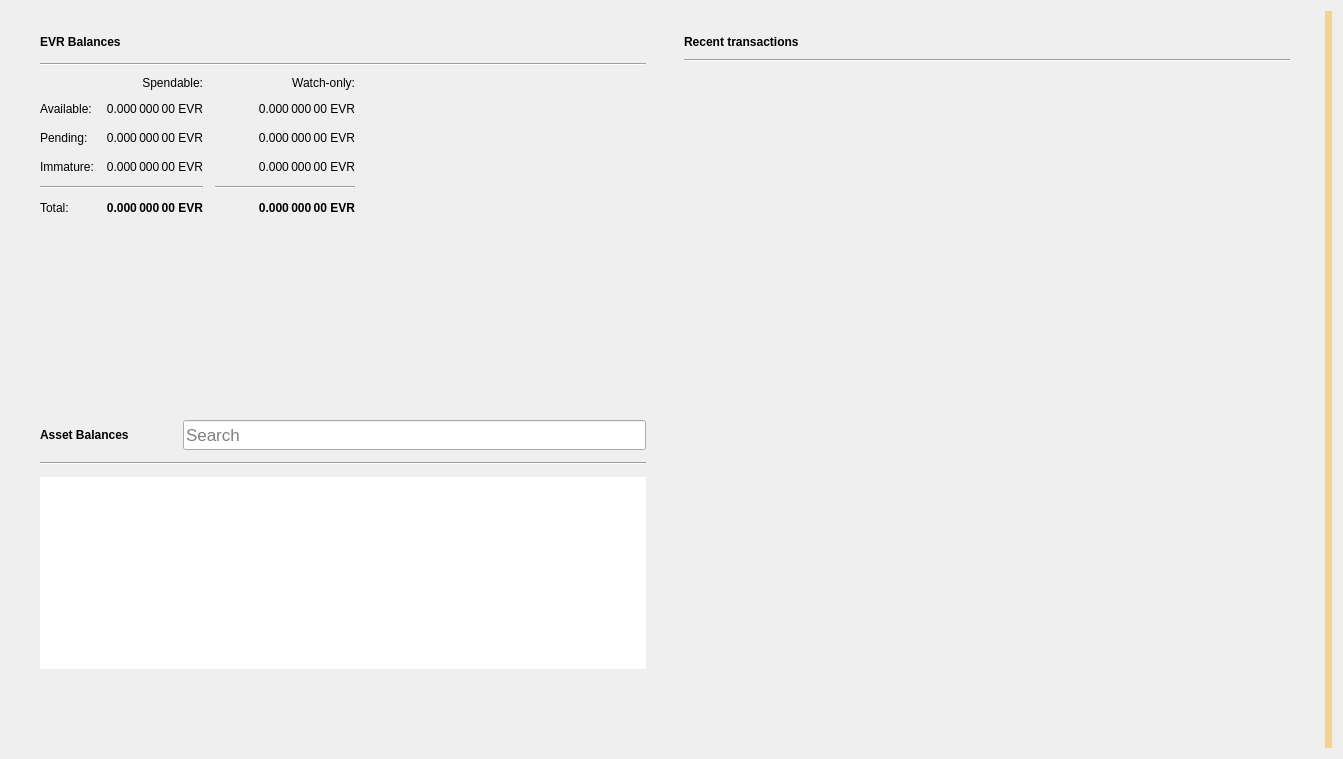
<?xml version="1.0" encoding="UTF-8"?>
<ui version="4.0">
 <class>OverviewPage</class>
 <widget class="QWidget" name="OverviewPage">
  <property name="geometry">
   <rect>
    <x>0</x>
    <y>0</y>
    <width>1343</width>
    <height>759</height>
   </rect>
  </property>
  <property name="minimumSize">
   <size>
    <width>760</width>
    <height>0</height>
   </size>
  </property>
  <property name="windowTitle">
   <string>Form</string>
  </property>
  <property name="autoFillBackground">
   <bool>false</bool>
  </property>
  <layout class="QGridLayout" name="gridLayout_3">
   <item row="0" column="1">
    <layout class="QVBoxLayout" name="verticalLayout_7">
     <property name="spacing">
      <number>0</number>
     </property>
     <property name="leftMargin">
      <number>0</number>
     </property>
     <property name="topMargin">
      <number>0</number>
     </property>
     <property name="rightMargin">
      <number>0</number>
     </property>
     <property name="bottomMargin">
      <number>0</number>
     </property>
     <item>
      <layout class="QHBoxLayout" name="horizontalLayout" stretch="0,0">
       <property name="spacing">
        <number>20</number>
       </property>
       <property name="sizeConstraint">
        <enum>QLayout::SetMinAndMaxSize</enum>
       </property>
       <property name="leftMargin">
        <number>20</number>
       </property>
       <property name="topMargin">
        <number>20</number>
       </property>
       <property name="rightMargin">
        <number>20</number>
       </property>
       <property name="bottomMargin">
        <number>20</number>
       </property>
       <item>
        <layout class="QVBoxLayout" name="verticalLayout_2">
         <property name="spacing">
          <number>0</number>
         </property>
         <property name="rightMargin">
          <number>0</number>
         </property>
         <item>
          <widget class="QFrame" name="frame">
           <property name="sizePolicy">
            <sizepolicy hsizetype="Preferred" vsizetype="Preferred">
             <horstretch>0</horstretch>
             <verstretch>0</verstretch>
            </sizepolicy>
           </property>
           <property name="minimumSize">
            <size>
             <width>350</width>
             <height>180</height>
            </size>
           </property>
           <property name="frameShape">
            <enum>QFrame::NoFrame</enum>
           </property>
           <property name="frameShadow">
            <enum>QFrame::Raised</enum>
           </property>
           <property name="lineWidth">
            <number>5</number>
           </property>
           <layout class="QVBoxLayout" name="verticalLayout_4">
            <property name="spacing">
             <number>10</number>
            </property>
            <property name="topMargin">
             <number>0</number>
            </property>
            <property name="bottomMargin">
             <number>0</number>
            </property>
            <item>
             <layout class="QHBoxLayout" name="horizontalLayout_4">
              <property name="spacing">
               <number>6</number>
              </property>
              <item>
               <widget class="QLabel" name="evrBalancesLabel">
                <property name="font">
                 <font>
                  <weight>75</weight>
                  <bold>true</bold>
                 </font>
                </property>
                <property name="text">
                 <string>EVR Balances</string>
                </property>
               </widget>
              </item>
              <item>
               <widget class="QPushButton" name="labelWalletStatus">
                <property name="enabled">
                 <bool>true</bool>
                </property>
                <property name="maximumSize">
                 <size>
                  <width>30</width>
                  <height>16777215</height>
                 </size>
                </property>
                <property name="toolTip">
                 <string>The displayed information may be out of date. Your wallet automatically synchronizes with the Evrmore network after a connection is established, but this process has not completed yet.</string>
                </property>
                <property name="text">
                 <string/>
                </property>
                <property name="icon">
                 <iconset>
                  <normaloff>:/icons/warning</normaloff>
                  <disabledoff>:/icons/warning</disabledoff>:/icons/warning</iconset>
                </property>
                <property name="iconSize">
                 <size>
                  <width>24</width>
                  <height>24</height>
                 </size>
                </property>
                <property name="flat">
                 <bool>true</bool>
                </property>
               </widget>
              </item>
              <item>
               <spacer name="horizontalSpacer_3">
                <property name="orientation">
                 <enum>Qt::Horizontal</enum>
                </property>
                <property name="sizeHint" stdset="0">
                 <size>
                  <width>40</width>
                  <height>20</height>
                 </size>
                </property>
               </spacer>
              </item>
             </layout>
            </item>
            <item>
             <widget class="Line" name="line_2">
              <property name="orientation">
               <enum>Qt::Horizontal</enum>
              </property>
             </widget>
            </item>
            <item>
             <layout class="QGridLayout" name="gridLayout">
              <property name="bottomMargin">
               <number>5</number>
              </property>
              <property name="spacing">
               <number>12</number>
              </property>
              <item row="3" column="2">
               <widget class="QLabel" name="labelWatchImmature">
                <property name="font">
                 <font>
                  <weight>50</weight>
                  <bold>false</bold>
                 </font>
                </property>
                <property name="cursor">
                 <cursorShape>IBeamCursor</cursorShape>
                </property>
                <property name="toolTip">
                 <string>Mined balance in watch-only addresses that has not yet matured</string>
                </property>
                <property name="text">
                 <string notr="true">0.000 000 00 EVR</string>
                </property>
                <property name="alignment">
                 <set>Qt::AlignRight|Qt::AlignTrailing|Qt::AlignVCenter</set>
                </property>
                <property name="textInteractionFlags">
                 <set>Qt::LinksAccessibleByMouse|Qt::TextSelectableByKeyboard|Qt::TextSelectableByMouse</set>
                </property>
               </widget>
              </item>
              <item row="2" column="3">
               <spacer name="horizontalSpacer_2">
                <property name="orientation">
                 <enum>Qt::Horizontal</enum>
                </property>
                <property name="sizeHint" stdset="0">
                 <size>
                  <width>40</width>
                  <height>20</height>
                 </size>
                </property>
               </spacer>
              </item>
              <item row="1" column="0">
               <widget class="QLabel" name="labelBalanceText">
                <property name="text">
                 <string>Available:</string>
                </property>
               </widget>
              </item>
              <item row="1" column="2">
               <widget class="QLabel" name="labelWatchAvailable">
                <property name="font">
                 <font>
                  <weight>50</weight>
                  <bold>false</bold>
                 </font>
                </property>
                <property name="cursor">
                 <cursorShape>IBeamCursor</cursorShape>
                </property>
                <property name="toolTip">
                 <string>Your current balance in watch-only addresses</string>
                </property>
                <property name="text">
                 <string notr="true">0.000 000 00 EVR</string>
                </property>
                <property name="alignment">
                 <set>Qt::AlignRight|Qt::AlignTrailing|Qt::AlignVCenter</set>
                </property>
                <property name="textInteractionFlags">
                 <set>Qt::LinksAccessibleByMouse|Qt::TextSelectableByKeyboard|Qt::TextSelectableByMouse</set>
                </property>
               </widget>
              </item>
              <item row="2" column="1">
               <widget class="QLabel" name="labelUnconfirmed">
                <property name="font">
                 <font>
                  <weight>50</weight>
                  <bold>false</bold>
                 </font>
                </property>
                <property name="cursor">
                 <cursorShape>IBeamCursor</cursorShape>
                </property>
                <property name="toolTip">
                 <string>Total of transactions that have yet to be confirmed, and do not yet count toward the spendable balance</string>
                </property>
                <property name="text">
                 <string notr="true">0.000 000 00 EVR</string>
                </property>
                <property name="alignment">
                 <set>Qt::AlignRight|Qt::AlignTrailing|Qt::AlignVCenter</set>
                </property>
                <property name="textInteractionFlags">
                 <set>Qt::LinksAccessibleByMouse|Qt::TextSelectableByKeyboard|Qt::TextSelectableByMouse</set>
                </property>
               </widget>
              </item>
              <item row="4" column="2">
               <widget class="Line" name="lineWatchBalance">
                <property name="sizePolicy">
                 <sizepolicy hsizetype="Preferred" vsizetype="Fixed">
                  <horstretch>0</horstretch>
                  <verstretch>0</verstretch>
                 </sizepolicy>
                </property>
                <property name="minimumSize">
                 <size>
                  <width>140</width>
                  <height>0</height>
                 </size>
                </property>
                <property name="orientation">
                 <enum>Qt::Horizontal</enum>
                </property>
               </widget>
              </item>
              <item row="0" column="1">
               <widget class="QLabel" name="labelSpendable">
                <property name="text">
                 <string>Spendable:</string>
                </property>
                <property name="alignment">
                 <set>Qt::AlignRight|Qt::AlignTrailing|Qt::AlignVCenter</set>
                </property>
               </widget>
              </item>
              <item row="3" column="0">
               <widget class="QLabel" name="labelImmatureText">
                <property name="text">
                 <string>Immature:</string>
                </property>
               </widget>
              </item>
              <item row="5" column="2">
               <widget class="QLabel" name="labelWatchTotal">
                <property name="font">
                 <font>
                  <weight>75</weight>
                  <bold>true</bold>
                 </font>
                </property>
                <property name="cursor">
                 <cursorShape>IBeamCursor</cursorShape>
                </property>
                <property name="toolTip">
                 <string>Current total balance in watch-only addresses</string>
                </property>
                <property name="text">
                 <string notr="true">0.000 000 00 EVR</string>
                </property>
                <property name="alignment">
                 <set>Qt::AlignRight|Qt::AlignTrailing|Qt::AlignVCenter</set>
                </property>
                <property name="textInteractionFlags">
                 <set>Qt::LinksAccessibleByMouse|Qt::TextSelectableByKeyboard|Qt::TextSelectableByMouse</set>
                </property>
               </widget>
              </item>
              <item row="4" column="0" colspan="2">
               <widget class="Line" name="line">
                <property name="orientation">
                 <enum>Qt::Horizontal</enum>
                </property>
               </widget>
              </item>
              <item row="0" column="2">
               <widget class="QLabel" name="labelWatchonly">
                <property name="text">
                 <string>Watch-only:</string>
                </property>
                <property name="alignment">
                 <set>Qt::AlignRight|Qt::AlignTrailing|Qt::AlignVCenter</set>
                </property>
               </widget>
              </item>
              <item row="5" column="1">
               <widget class="QLabel" name="labelTotal">
                <property name="font">
                 <font>
                  <weight>75</weight>
                  <bold>true</bold>
                 </font>
                </property>
                <property name="cursor">
                 <cursorShape>IBeamCursor</cursorShape>
                </property>
                <property name="toolTip">
                 <string>Your current total balance</string>
                </property>
                <property name="text">
                 <string notr="true">0.000 000 00 EVR</string>
                </property>
                <property name="alignment">
                 <set>Qt::AlignRight|Qt::AlignTrailing|Qt::AlignVCenter</set>
                </property>
                <property name="textInteractionFlags">
                 <set>Qt::LinksAccessibleByMouse|Qt::TextSelectableByKeyboard|Qt::TextSelectableByMouse</set>
                </property>
               </widget>
              </item>
              <item row="1" column="1">
               <widget class="QLabel" name="labelBalance">
                <property name="font">
                 <font>
                  <weight>50</weight>
                  <bold>false</bold>
                 </font>
                </property>
                <property name="cursor">
                 <cursorShape>IBeamCursor</cursorShape>
                </property>
                <property name="toolTip">
                 <string>Your current spendable balance</string>
                </property>
                <property name="text">
                 <string notr="true">0.000 000 00 EVR</string>
                </property>
                <property name="alignment">
                 <set>Qt::AlignRight|Qt::AlignTrailing|Qt::AlignVCenter</set>
                </property>
                <property name="textInteractionFlags">
                 <set>Qt::LinksAccessibleByMouse|Qt::TextSelectableByKeyboard|Qt::TextSelectableByMouse</set>
                </property>
               </widget>
              </item>
              <item row="2" column="0">
               <widget class="QLabel" name="labelPendingText">
                <property name="text">
                 <string>Pending:</string>
                </property>
               </widget>
              </item>
              <item row="5" column="0">
               <widget class="QLabel" name="labelTotalText">
                <property name="text">
                 <string>Total:</string>
                </property>
               </widget>
              </item>
              <item row="3" column="1">
               <widget class="QLabel" name="labelImmature">
                <property name="font">
                 <font>
                  <weight>50</weight>
                  <bold>false</bold>
                 </font>
                </property>
                <property name="cursor">
                 <cursorShape>IBeamCursor</cursorShape>
                </property>
                <property name="toolTip">
                 <string>Mined balance that has not yet matured</string>
                </property>
                <property name="text">
                 <string notr="true">0.000 000 00 EVR</string>
                </property>
                <property name="alignment">
                 <set>Qt::AlignRight|Qt::AlignTrailing|Qt::AlignVCenter</set>
                </property>
                <property name="textInteractionFlags">
                 <set>Qt::LinksAccessibleByMouse|Qt::TextSelectableByKeyboard|Qt::TextSelectableByMouse</set>
                </property>
               </widget>
              </item>
              <item row="2" column="2">
               <widget class="QLabel" name="labelWatchPending">
                <property name="font">
                 <font>
                  <weight>50</weight>
                  <bold>false</bold>
                 </font>
                </property>
                <property name="cursor">
                 <cursorShape>IBeamCursor</cursorShape>
                </property>
                <property name="toolTip">
                 <string>Unconfirmed transactions to watch-only addresses</string>
                </property>
                <property name="text">
                 <string notr="true">0.000 000 00 EVR</string>
                </property>
                <property name="alignment">
                 <set>Qt::AlignRight|Qt::AlignTrailing|Qt::AlignVCenter</set>
                </property>
                <property name="textInteractionFlags">
                 <set>Qt::LinksAccessibleByMouse|Qt::TextSelectableByKeyboard|Qt::TextSelectableByMouse</set>
                </property>
               </widget>
              </item>
             </layout>
            </item>
           </layout>
          </widget>
         </item>
         <item>
          <widget class="QWidget" name="assetVerticalSpaceWidget2" native="true">
           <property name="autoFillBackground">
            <bool>false</bool>
           </property>
           <layout class="QVBoxLayout" name="verticalLayout_6">
            <item>
             <spacer name="verticalSpacer_4">
              <property name="orientation">
               <enum>Qt::Vertical</enum>
              </property>
              <property name="sizeType">
               <enum>QSizePolicy::MinimumExpanding</enum>
              </property>
              <property name="sizeHint" stdset="0">
               <size>
                <width>20</width>
                <height>10</height>
               </size>
              </property>
             </spacer>
            </item>
           </layout>
          </widget>
         </item>
         <item>
          <widget class="QFrame" name="assetFrame">
           <property name="minimumSize">
            <size>
             <width>350</width>
             <height>150</height>
            </size>
           </property>
           <property name="autoFillBackground">
            <bool>true</bool>
           </property>
           <property name="frameShape">
            <enum>QFrame::NoFrame</enum>
           </property>
           <property name="frameShadow">
            <enum>QFrame::Plain</enum>
           </property>
           <property name="lineWidth">
            <number>0</number>
           </property>
           <layout class="QVBoxLayout" name="verticalLayout_5">
            <property name="spacing">
             <number>12</number>
            </property>
            <item>
             <layout class="QHBoxLayout" name="assetBalanceHorizontalLayout">
              <item alignment="Qt::AlignVCenter">
               <widget class="QLabel" name="assetBalanceLabel">
                <property name="font">
                 <font>
                  <weight>75</weight>
                  <bold>true</bold>
                 </font>
                </property>
                <property name="text">
                 <string>Asset Balances</string>
                </property>
               </widget>
              </item>
              <item>
               <widget class="QPushButton" name="labelAssetStatus">
                <property name="enabled">
                 <bool>true</bool>
                </property>
                <property name="maximumSize">
                 <size>
                  <width>30</width>
                  <height>16777215</height>
                 </size>
                </property>
                <property name="toolTip">
                 <string>The displayed information may be out of date. Your wallet automatically synchronizes with the Evrmore network after a connection is established, but this process has not completed yet.</string>
                </property>
                <property name="text">
                 <string/>
                </property>
                <property name="icon">
                 <iconset>
                  <normaloff>:/icons/warning</normaloff>
                  <disabledoff>:/icons/warning</disabledoff>:/icons/warning</iconset>
                </property>
                <property name="iconSize">
                 <size>
                  <width>24</width>
                  <height>24</height>
                 </size>
                </property>
                <property name="flat">
                 <bool>true</bool>
                </property>
               </widget>
              </item>
              <item alignment="Qt::AlignBottom">
               <widget class="QLineEdit" name="assetSearch">
                <property name="sizePolicy">
                 <sizepolicy hsizetype="Expanding" vsizetype="Preferred">
                  <horstretch>0</horstretch>
                  <verstretch>0</verstretch>
                 </sizepolicy>
                </property>
                <property name="minimumSize">
                 <size>
                  <width>0</width>
                  <height>30</height>
                 </size>
                </property>
                <property name="maximumSize">
                 <size>
                  <width>16777215</width>
                  <height>30</height>
                 </size>
                </property>
                <property name="sizeIncrement">
                 <size>
                  <width>0</width>
                  <height>0</height>
                 </size>
                </property>
                <property name="baseSize">
                 <size>
                  <width>0</width>
                  <height>0</height>
                 </size>
                </property>
                <property name="font">
                 <font>
                  <pointsize>13</pointsize>
                 </font>
                </property>
                <property name="maxLength">
                 <number>32</number>
                </property>
                <property name="frame">
                 <bool>true</bool>
                </property>
                <property name="alignment">
                 <set>Qt::AlignLeading|Qt::AlignLeft|Qt::AlignVCenter</set>
                </property>
                <property name="placeholderText">
                 <string>Search</string>
                </property>
                <property name="clearButtonEnabled">
                 <bool>true</bool>
                </property>
               </widget>
              </item>
             </layout>
            </item>
            <item>
             <widget class="Line" name="assetBalanceLine">
              <property name="orientation">
               <enum>Qt::Horizontal</enum>
              </property>
             </widget>
            </item>
            <item>
             <widget class="QListView" name="listAssets">
              <property name="frameShape">
               <enum>QFrame::NoFrame</enum>
              </property>
              <property name="lineWidth">
               <number>0</number>
              </property>
              <property name="verticalScrollMode">
               <enum>QAbstractItemView::ScrollPerItem</enum>
              </property>
             </widget>
            </item>
            <item>
             <widget class="QWidget" name="assetVerticalSpaceWidget" native="true">
              <property name="autoFillBackground">
               <bool>false</bool>
              </property>
              <layout class="QVBoxLayout" name="verticalLayout">
               <item>
                <spacer name="verticalSpacer_3">
                 <property name="orientation">
                  <enum>Qt::Vertical</enum>
                 </property>
                 <property name="sizeHint" stdset="0">
                  <size>
                   <width>20</width>
                   <height>20</height>
                  </size>
                 </property>
                </spacer>
               </item>
              </layout>
             </widget>
            </item>
           </layout>
          </widget>
         </item>
        </layout>
       </item>
       <item>
        <layout class="QVBoxLayout" name="verticalLayout_3">
         <property name="spacing">
          <number>20</number>
         </property>
         <property name="leftMargin">
          <number>0</number>
         </property>
         <item>
          <widget class="QFrame" name="frame_2">
           <property name="sizePolicy">
            <sizepolicy hsizetype="Preferred" vsizetype="Preferred">
             <horstretch>0</horstretch>
             <verstretch>0</verstretch>
            </sizepolicy>
           </property>
           <property name="minimumSize">
            <size>
             <width>350</width>
             <height>0</height>
            </size>
           </property>
           <property name="sizeIncrement">
            <size>
             <width>0</width>
             <height>300</height>
            </size>
           </property>
           <property name="frameShape">
            <enum>QFrame::NoFrame</enum>
           </property>
           <property name="frameShadow">
            <enum>QFrame::Plain</enum>
           </property>
           <property name="lineWidth">
            <number>0</number>
           </property>
           <layout class="QGridLayout" name="gridLayout_2">
            <property name="topMargin">
             <number>0</number>
            </property>
            <property name="horizontalSpacing">
             <number>12</number>
            </property>
            <item row="0" column="0">
             <layout class="QHBoxLayout" name="horizontalLayout_2">
              <property name="spacing">
               <number>6</number>
              </property>
              <item>
               <widget class="QLabel" name="recentTransactionsLabel">
                <property name="font">
                 <font>
                  <weight>75</weight>
                  <bold>true</bold>
                 </font>
                </property>
                <property name="text">
                 <string>Recent transactions</string>
                </property>
               </widget>
              </item>
              <item>
               <widget class="QPushButton" name="labelTransactionsStatus">
                <property name="enabled">
                 <bool>true</bool>
                </property>
                <property name="maximumSize">
                 <size>
                  <width>30</width>
                  <height>16777215</height>
                 </size>
                </property>
                <property name="toolTip">
                 <string>The displayed information may be out of date. Your wallet automatically synchronizes with the Evrmore network after a connection is established, but this process has not completed yet.</string>
                </property>
                <property name="text">
                 <string/>
                </property>
                <property name="icon">
                 <iconset>
                  <normaloff>:/icons/warning</normaloff>
                  <disabledoff>:/icons/warning</disabledoff>:/icons/warning</iconset>
                </property>
                <property name="iconSize">
                 <size>
                  <width>24</width>
                  <height>24</height>
                 </size>
                </property>
                <property name="flat">
                 <bool>true</bool>
                </property>
               </widget>
              </item>
              <item>
               <spacer name="horizontalSpacer">
                <property name="orientation">
                 <enum>Qt::Horizontal</enum>
                </property>
                <property name="sizeHint" stdset="0">
                 <size>
                  <width>40</width>
                  <height>20</height>
                 </size>
                </property>
               </spacer>
              </item>
             </layout>
            </item>
            <item row="2" column="0">
             <widget class="QListView" name="listTransactions">
              <property name="styleSheet">
               <string notr="true">QListView { background: transparent; }</string>
              </property>
              <property name="frameShape">
               <enum>QFrame::NoFrame</enum>
              </property>
              <property name="verticalScrollBarPolicy">
               <enum>Qt::ScrollBarAlwaysOff</enum>
              </property>
              <property name="horizontalScrollBarPolicy">
               <enum>Qt::ScrollBarAlwaysOff</enum>
              </property>
              <property name="selectionMode">
               <enum>QAbstractItemView::NoSelection</enum>
              </property>
             </widget>
            </item>
            <item row="1" column="0">
             <widget class="Line" name="line_3">
              <property name="orientation">
               <enum>Qt::Horizontal</enum>
              </property>
             </widget>
            </item>
           </layout>
          </widget>
         </item>
        </layout>
       </item>
      </layout>
     </item>
    </layout>
   </item>
   <item row="0" column="3">
    <widget class="QLabel" name="labelAlerts">
     <property name="visible">
      <bool>true</bool>
     </property>
     <property name="styleSheet">
      <string notr="true">QLabel { background-color: qlineargradient(x1: 0, y1: 0, x2: 1, y2: 0, stop:0 #F0D0A0, stop:1 #F8D488); color:#000000; }</string>
     </property>
     <property name="wordWrap">
      <bool>true</bool>
     </property>
     <property name="margin">
      <number>3</number>
     </property>
     <property name="textInteractionFlags">
      <set>Qt::TextSelectableByMouse</set>
     </property>
    </widget>
   </item>
  </layout>
 </widget>
 <resources/>
 <connections/>
</ui>
